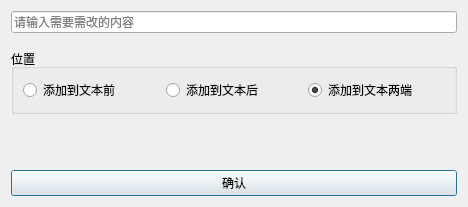
<?xml version="1.0" encoding="UTF-8"?>
<ui version="4.0">
 <class>Content</class>
 <widget class="QDialog" name="Content">
  <property name="geometry">
   <rect>
    <x>0</x>
    <y>0</y>
    <width>468</width>
    <height>207</height>
   </rect>
  </property>
  <property name="windowTitle">
   <string>Dialog</string>
  </property>
  <layout class="QVBoxLayout" name="verticalLayout_2">
   <item>
    <layout class="QVBoxLayout" name="verticalLayout">
     <item>
      <widget class="QLineEdit" name="line_text">
       <property name="placeholderText">
        <string>请输入需要需改的内容</string>
       </property>
      </widget>
     </item>
     <item>
      <spacer name="verticalSpacer">
       <property name="orientation">
        <enum>Qt::Vertical</enum>
       </property>
       <property name="sizeType">
        <enum>QSizePolicy::Maximum</enum>
       </property>
       <property name="sizeHint" stdset="0">
        <size>
         <width>20</width>
         <height>10</height>
        </size>
       </property>
      </spacer>
     </item>
     <item>
      <widget class="QGroupBox" name="groupBox">
       <property name="title">
        <string>位置</string>
       </property>
       <layout class="QHBoxLayout" name="horizontalLayout_2">
        <item>
         <layout class="QHBoxLayout" name="horizontalLayout">
          <item>
           <widget class="QRadioButton" name="before">
            <property name="text">
             <string>添加到文本前</string>
            </property>
            <property name="checkable">
             <bool>true</bool>
            </property>
            <property name="checked">
             <bool>false</bool>
            </property>
           </widget>
          </item>
          <item>
           <widget class="QRadioButton" name="back">
            <property name="text">
             <string>添加到文本后</string>
            </property>
            <property name="checked">
             <bool>false</bool>
            </property>
           </widget>
          </item>
          <item>
           <widget class="QRadioButton" name="both_end">
            <property name="text">
             <string>添加到文本两端</string>
            </property>
            <property name="checked">
             <bool>true</bool>
            </property>
           </widget>
          </item>
         </layout>
        </item>
       </layout>
      </widget>
     </item>
     <item>
      <spacer name="verticalSpacer_2">
       <property name="orientation">
        <enum>Qt::Vertical</enum>
       </property>
       <property name="sizeHint" stdset="0">
        <size>
         <width>20</width>
         <height>40</height>
        </size>
       </property>
      </spacer>
     </item>
     <item>
      <widget class="QPushButton" name="confirmButton">
       <property name="text">
        <string>确认</string>
       </property>
      </widget>
     </item>
    </layout>
   </item>
  </layout>
 </widget>
 <resources/>
 <connections/>
</ui>
